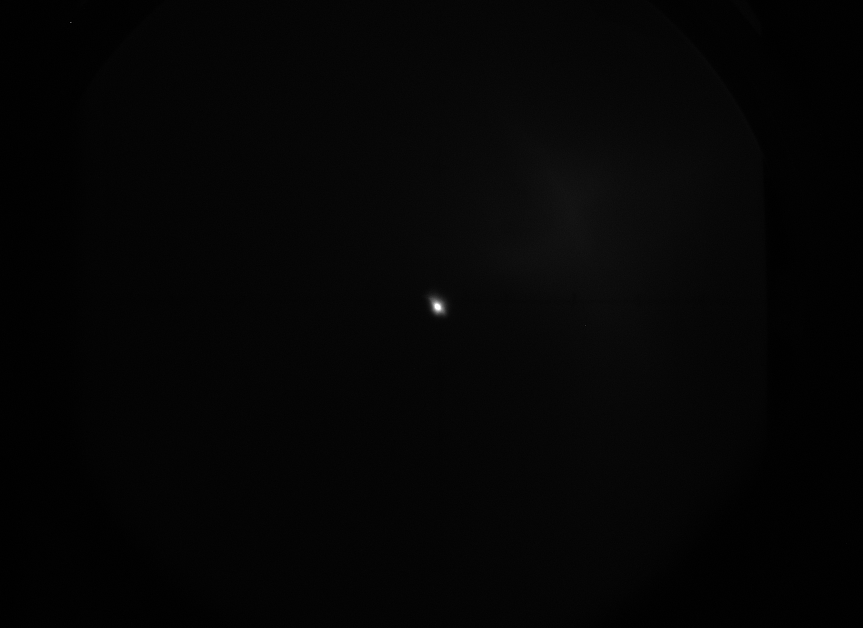
%> input picture MATLAB/OldToys/20151119_001_1584_ePointing.png, 863 x 628 px
$ octave eSpecCorr_20160122.m   (GNU Octave 9; MATLAB toolbox functions it lacks are replaced by stand-ins)
%> lines starting %> are read from the running program, lines starting %| are printed output that depends on the picture; in (x1, y1, x2, y2) boxes, pixels count from 0 and x2, y2 are one past the last pixel; in counts of white or black regions, pixels touching at a corner belong together; the program's own positions count from 1
### MATLAB/OldToys/centerOfMass.m
function varargout = centerOfMass(A,varargin)
% CENTEROFMASS finds the center of mass of the N-dimensional input array
%
%   CENTEROFMASS(A) finds the gray-level-weighted center of mass of the
%   N-dimensional numerical array A. A must be real and finite. A warning
%   is issued if A contains any negative values. Any NaN elements of A will
%   automatically be ignored. CENTEROFMASS produces center of mass
%   coordinates in units of pixels. An empty array is returned if the
%   center of mass is undefined.
%
%   The center of mass is reported under the assumption that the first
%   pixel in each array dimension is centered at 1.
%
%   Also note that numerical arrays other than DOUBLE and SINGLE are
%   converted to SINGLE in order to prevent numerical roundoff error.
%
%   Examples:
%       A = rgb2gray(imread('saturn.png'));
%       C = centerOfMass(A);
%
%       figure; imagesc(A); colormap gray; axis image
%       hold on; plot(C(2),C(1),'rx')
%
%   See also:
%
%

%
%   Jered R Wells
%   2013/05/07
%   jered [dot] wells [at] gmail [dot] com
%
%   v1.0
%
%   UPDATES
%       YYYY/MM/DD - jrw - v1.1
%
%

%% INPUT CHECK
narginchk(0,1);
nargoutchk(0,1);
fname = 'centerOfMass';

% Checked required inputs
validateattributes(A,{'numeric'},{'real','finite'},fname,'A',1);

%% INITIALIZE VARIABLES
A(isnan(A)) = 0;
if ~(strcmpi(class(A),'double') || strcmpi(class(A),'single'))
    A = single(A);
end
if any(A(:)<0)
    warning('MATLAB:centerOfMass:neg','Array A contains negative values.');
end

%% PROCESS
sz = size(A);
nd = ndims(A);
M = sum(A(:));
C = zeros(1,nd);
if M==0
    C = [];
else
    for ii = 1:nd
        shp = ones(1,nd);
        shp(ii) = sz(ii);
        rep = sz;
        rep(ii) = 1;
        ind = repmat(reshape(1:sz(ii),shp),rep);
        C(ii) = sum(ind(:).*A(:))./M;
    end
end

% Assemble the VARARGOUT cell array
varargout = {C};

end % MAIN

### MATLAB/OldToys/eSpecCorr_20160122.m
%% pointing imaging calibration
eP_raw = imread('20151119_001_1584_ePointing.png');
%> eP_raw is the input picture: size 628x863 uint16; min 0, max 65535, mean 1425.4
eP=eP_raw;
figure(2),contour(eP),axis equal
%> after `axis equal`:
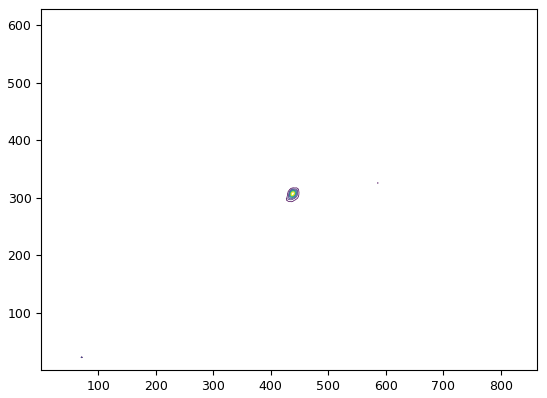
%> figure redrawn from the program's plot data
eP_ref = zeros(size(eP));
eP(eP<0.01*max(max(eP)))=0;
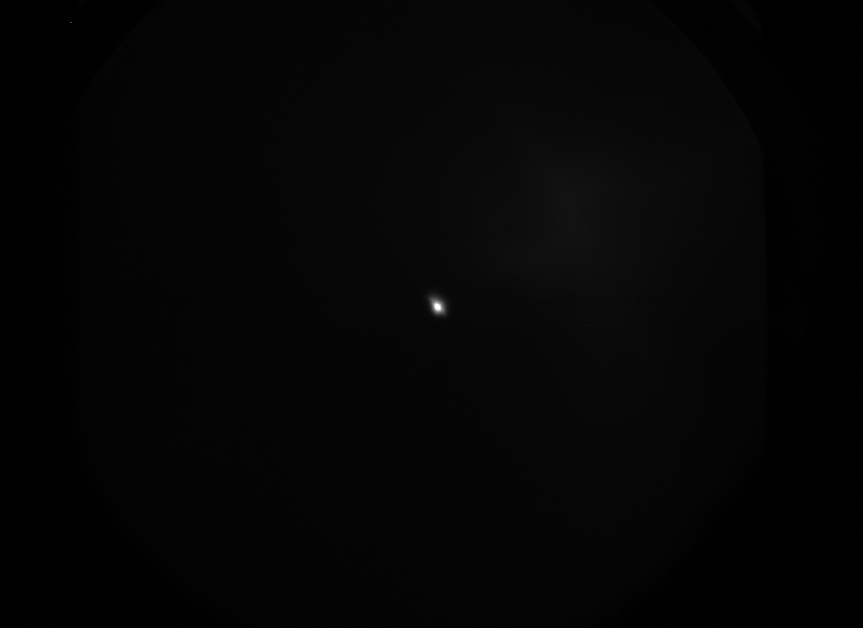
%> eP: size 628x863 uint16; 19.9% of pixels changed, all inside (x1, y1, x2, y2) = (0, 0, 863, 628); drawn with min black and max white
P=centerOfMass(eP)
%> in centerOfMass, `M = sum(A(:));`: M = 717155520
%> after the loop in centerOfMass, `for ii = 1:nd`: C = [284.6 457.2]; rep = [628 1]; shp = [1 863]
%> in centerOfMass, `varargout = {C};`: varargout = {[284.6 457.2]}
%> P = [284.6 457.2]
figure(1),imshow(eP,[0,3000]),axis equal
figure(2),contour(eP),axis equal
figure,imagesc(log(double(eP))),axis equal
%%
%  spectrometer LE imaging calibration, define the centre points in the
%  picture and save the coordinates in 'IMG_Calib_eSpecLE_H.txt' with
%  the format %i\t,%i\t,%i, Z_real_space(mm), Z_pixel, X_pixel
eSL_ref = imread('20151119_001_0172_eSpecLE.png');
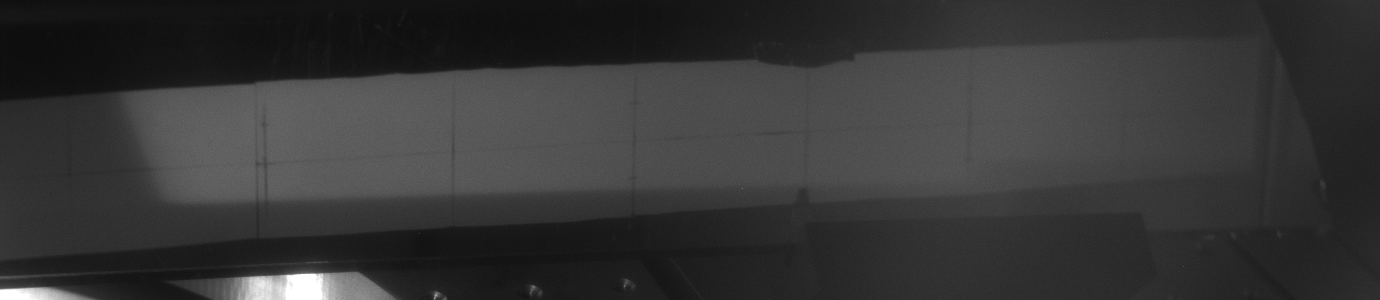
%> input picture MATLAB/OldToys/20151119_001_0172_eSpecLE.png, 1380 x 300 px
%> eSL_ref is the input picture: size 300x1380 uint8; min 12, max 255, mean 54
%figure(1),subplot(2,1,1),imshow(eSL_ref);
figure(1),imshow(eSL_ref,[0,max(max(eSL_ref))/2]);
%%
Data=dlmread('IMG_Calib_eSpecLE_H.txt');
CLB_Z_mm=Data(:,1);
CLB_Z_px=Data(:,2);
CLB_H_px=Data(:,3);
P_H = polyfit(CLB_Z_px,CLB_H_px,1);
figure(2),plot(CLB_Z_px,CLB_H_px,'o'), title('rotation'), hold on
plot(CLB_Z_px,CLB_Z_px*P_H(1)+P_H(2),'-r'), hold off
%> after `plot(CLB_Z_px,CLB_Z_px*P_H(1)+P_H(2),'-r')`:
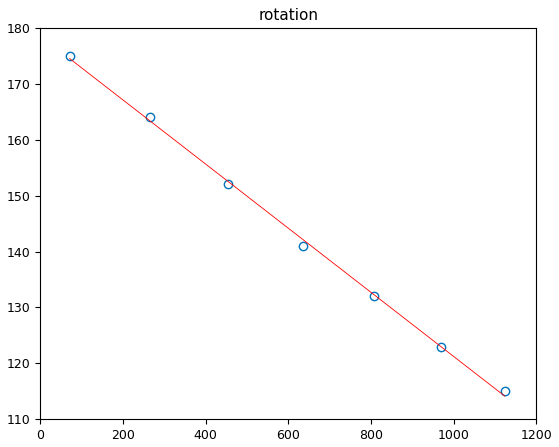
%> figure redrawn from the program's plot data
t=atan(P(1));
%> t = 1.57
Kern_rot=[cos(t),-sin(t);sin(t),cos(t)];
%> Kern_rot = [0.00351 -1; 1 0.00351]
t=size(eSL_ref);
%> t = [300 1380]
Data=[CLB_Z_px-(t(2)-1)/2,CLB_H_px-(t(1)-1)/2]*Kern_rot;
%> Data = [23.33 618.6; 13.01 423.5; 1.67 235.5; -8.69 54.47; -17.08 -118.6; -25.51 -280.6; -32.97 -434.6]
CLB_Z_px =(round(Data(:,1)+(t(2)-1)/2));
%> CLB_Z_px = [713; 703; 691; 681; 672; 664; 657]
CLB_H_px =(round(Data(:,2)+(t(1)-1)/2));
%> CLB_H_px = [768; 573; 385; 204; 31; -131; -285]
Ang_rot=atan(P_H(1))*180/pi;
eSL_rot = imrotate(eSL_ref,Ang_rot,'bicubic','crop');
figure(1),imshow(eSL_rot,[0,max(max(eSL_rot))/2]);
%> after `imshow(eSL_rot,[0,max(max(eSL_rot))/2])`:
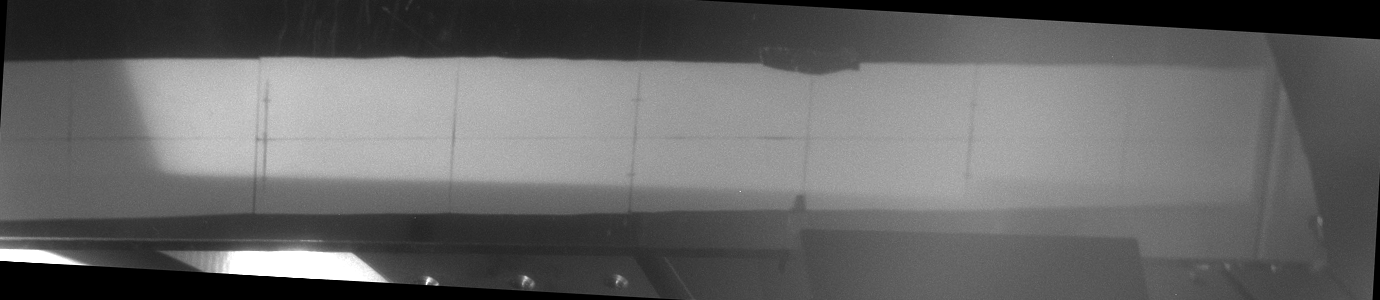
%> displayed picture: size 300x1380, on the screen's scale of 0 to 255; min 0, max 255, mean 102.1
%%

Data=dlmread('IMG_Calib_eSpecLE_V.txt');
CLB_X_mm=Data(:,1)/10;
CLB_X_px=Data(:,2);
P_X = polyfit(CLB_X_px,CLB_X_mm,1);
CLB_X = @(x) x*P_X(1)+P_X(2);
figure(2),plot(CLB_X_px,CLB_X_mm,'o'),title('X calibration'), hold on
plot(CLB_X_px, CLB_X(CLB_X_px),'-r'), hold off
%> after `plot(CLB_X_px, CLB_X(CLB_X_px),'-r')`:
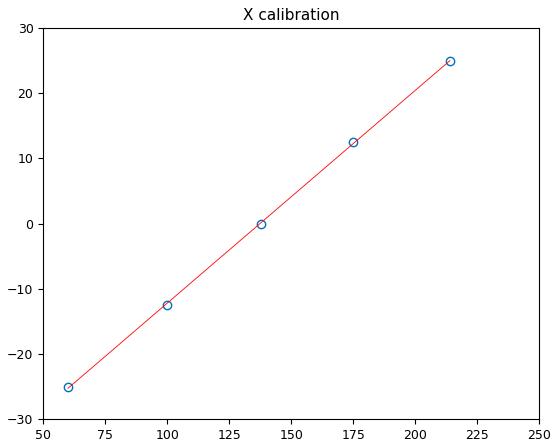
%> figure redrawn from the program's plot data

P_Z = polyfit(CLB_Z_px,CLB_Z_mm,1);
%> P_Z = [-5.25 4082.6]
CLB_Z = @ (x) x*P_Z(1)+P_Z(2);
figure(3),plot(CLB_Z_px,CLB_Z_mm,'o'),title('Z calibration'), hold on
plot(CLB_Z_px, CLB_Z(CLB_Z_px),'-r'), hold off
%> after `plot(CLB_Z_px, CLB_Z(CLB_Z_px),'-r')`:
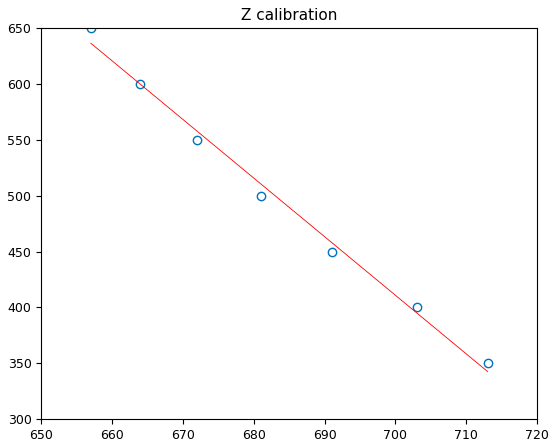
%> figure redrawn from the program's plot data

%%
ROI_S=[58, 215, 1, 1260]; %top bottom left right

xx=CLB_X(ROI_S(1):ROI_S(2));
zz=CLB_Z(ROI_S(3):ROI_S(4));
%> zz = 1260 values, max 4077.4 at index 1, min -2526.6 at index 1260, mean 775.4

tic
N=10;
En=zeros(1,N);
Z=zeros(1,N);

for ii=1:N
    Z(ii)=(N-ii)/(N-1)*min(zz)+(ii-1)/(N-1)*max(zz);
    fun = @(E) eTrajectory(E,0,0,'LE')-Z(ii);
%> (the run ends here)
